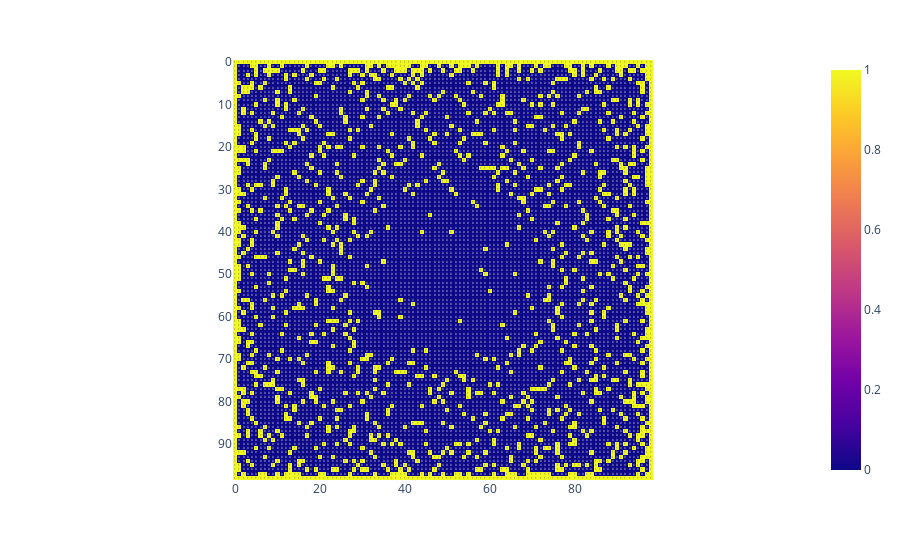

Notebook code cell kept with this figure:
### Code cell
px.imshow(visible_trees, text_auto=True)

### Figure 1 — Plotly figure (JSON) as saved in the notebook; plotly's stock layout.template omitted (floating-point values rounded to 4 significant figures; data arrays with more than 128 entries replaced by an {"elided": "..."} marker saying what was removed)
{"data": [{"coloraxis": "coloraxis", "hovertemplate": "x: %{x}<br>y: %{y}<br>color: %{z}<extra></extra>", "name": "0", "texttemplate": "%{z}", "type": "heatmap", "xaxis": "x", "yaxis": "y", "z": {"elided": "99x99 int values"}}], "layout": {"coloraxis": {"colorscale": [[0, "#0d0887"], [0.1111, "#46039f"], [0.2222, "#7201a8"], [0.3333, "#9c179e"], [0.4444, "#bd3786"], [0.5556, "#d8576b"], [0.6667, "#ed7953"], [0.7778, "#fb9f3a"], [0.8889, "#fdca26"], [1, "#f0f921"]]}, "margin": {"t": 60}, "xaxis": {"anchor": "y", "constrain": "domain", "domain": [0, 1], "scaleanchor": "y"}, "yaxis": {"anchor": "x", "autorange": "reversed", "constrain": "domain", "domain": [0, 1]}}}
